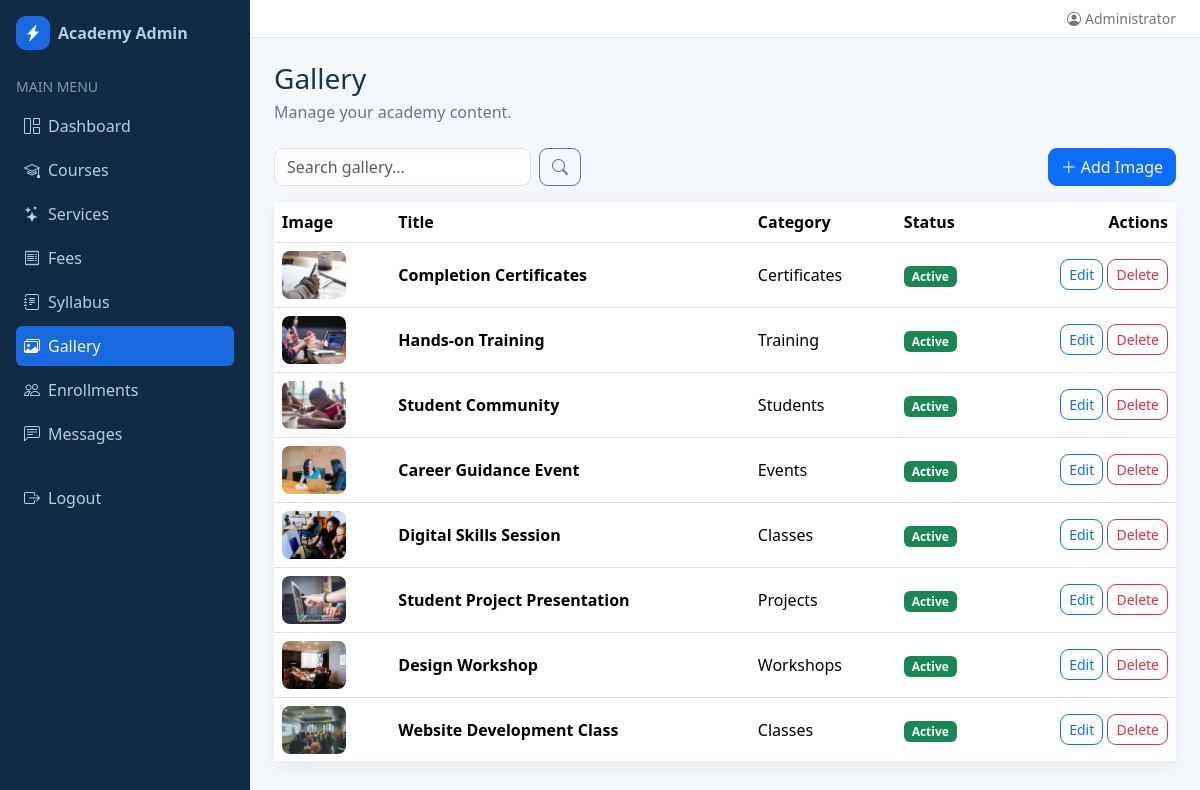
/admin/gallery/index.php (signed in), run on the app's committed database.
### tables this page shows
CREATE TABLE `gallery` (
    `id` INT UNSIGNED NOT NULL AUTO_INCREMENT,
    `title` VARCHAR(150) NOT NULL,
    `image` VARCHAR(255) NOT NULL,
    `category` VARCHAR(100) NOT NULL,
    `description` TEXT DEFAULT NULL,
    `status` TINYINT(1) NOT NULL DEFAULT 1,
    `created_at` TIMESTAMP NOT NULL DEFAULT CURRENT_TIMESTAMP,
    PRIMARY KEY (`id`),
    KEY `idx_gallery_category` (`category`),
    KEY `idx_gallery_status` (`status`)
);

### includes/functions.php (called while the page is built, shortened)
<?php
function e($value): string
{
	return htmlspecialchars((string) $value, ENT_QUOTES, 'UTF-8');
}
function image_url(?string $filename, string $folder = 'courses'): string
{
	$filename = basename((string) $filename);
	$uploadPath = dirname(__DIR__) . DIRECTORY_SEPARATOR . 'uploads' . DIRECTORY_SEPARATOR . $folder . DIRECTORY_SEPARATOR . $filename;
	return $filename !== '' && is_file($uploadPath)
		? 'uploads/' . $folder . '/' . rawurlencode($filename)
		: 'assets/images/placeholder.svg';
}

### admin/gallery/index.php (the view)
<?php
require_once __DIR__ . '/../../includes/admin_auth.php'; require_admin();
$search = trim((string) ($_GET['q'] ?? ''));
$statement = $pdo->prepare('SELECT id, title, image, category, status, created_at FROM gallery WHERE CONCAT_WS(" ", title, category, description) LIKE :search ORDER BY id DESC');
$statement->execute(['search' => '%' . $search . '%']); $items = $statement->fetchAll(); admin_header('Gallery', 'gallery/index.php');
?><div class="d-flex flex-wrap gap-2 justify-content-between mb-3"><form class="d-flex gap-2" method="get"><input class="form-control" name="q" value="<?= e($search) ?>" placeholder="Search gallery..."><button class="btn btn-outline-secondary" type="submit"><i class="bi bi-search"></i></button></form><a href="create.php" class="btn btn-primary"><i class="bi bi-plus-lg me-1"></i>Add Image</a></div><div class="card table-card"><div class="table-responsive"><table class="table align-middle mb-0"><thead><tr><th>Image</th><th>Title</th><th>Category</th><th>Status</th><th class="text-end">Actions</th></tr></thead><tbody><?php foreach ($items as $item): ?><tr><td><img src="../../<?= e(image_url($item['image'], 'gallery')) ?>" alt="<?= e($item['title']) ?>" style="width:64px;height:48px;object-fit:cover;border-radius:8px"></td><td><strong><?= e($item['title']) ?></strong></td><td><?= e($item['category']) ?></td><td><span class="badge text-bg-<?= $item['status'] ? 'success' : 'secondary' ?>"><?= $item['status'] ? 'Active' : 'Inactive' ?></span></td><td class="text-end"><a class="btn btn-sm btn-outline-primary" href="edit.php?id=<?= e($item['id']) ?>">Edit</a> <a class="btn btn-sm btn-outline-danger" href="delete.php?id=<?= e($item['id']) ?>">Delete</a></td></tr><?php endforeach; ?><?php if (!$items): ?><tr><td colspan="5" class="text-center text-secondary py-5">No gallery images found.</td></tr><?php endif; ?></tbody></table></div></div><?php admin_footer(); ?>

### includes/admin_auth.php (style rules this page uses)
body { background:#f4f7fb;color:#19324d }
.table-card { border:0;border-radius:14px;box-shadow:0 5px 20px rgba(16,42,67,.06) }
.form-control,.form-select { border-radius:9px }
.btn { border-radius:9px }

### data on the page
gallery: image (picture), title "Completion Certificates", category "Certificates", status "Active"
gallery: image (picture), title "Hands-on Training", category "Training", status "Active"
gallery: image (picture), title "Student Community", category "Students", status "Active"
gallery: image (picture), title "Career Guidance Event", category "Events", status "Active"
gallery: image (picture), title "Digital Skills Session", category "Classes", status "Active"
gallery: image (picture), title "Student Project Presentation", category "Projects", status "Active"
gallery: image (picture), title "Design Workshop", category "Workshops", status "Active"
gallery: image (picture), title "Website Development Class", category "Classes", status "Active"

### other printed values
$label "Dashboard"
$label "Courses"
$label "Services"
$label "Fees"
$label "Syllabus"
$label "Gallery"
$label "Enrollments"
$label "Messages"
$adminName "Administrator"
$title "Gallery"
